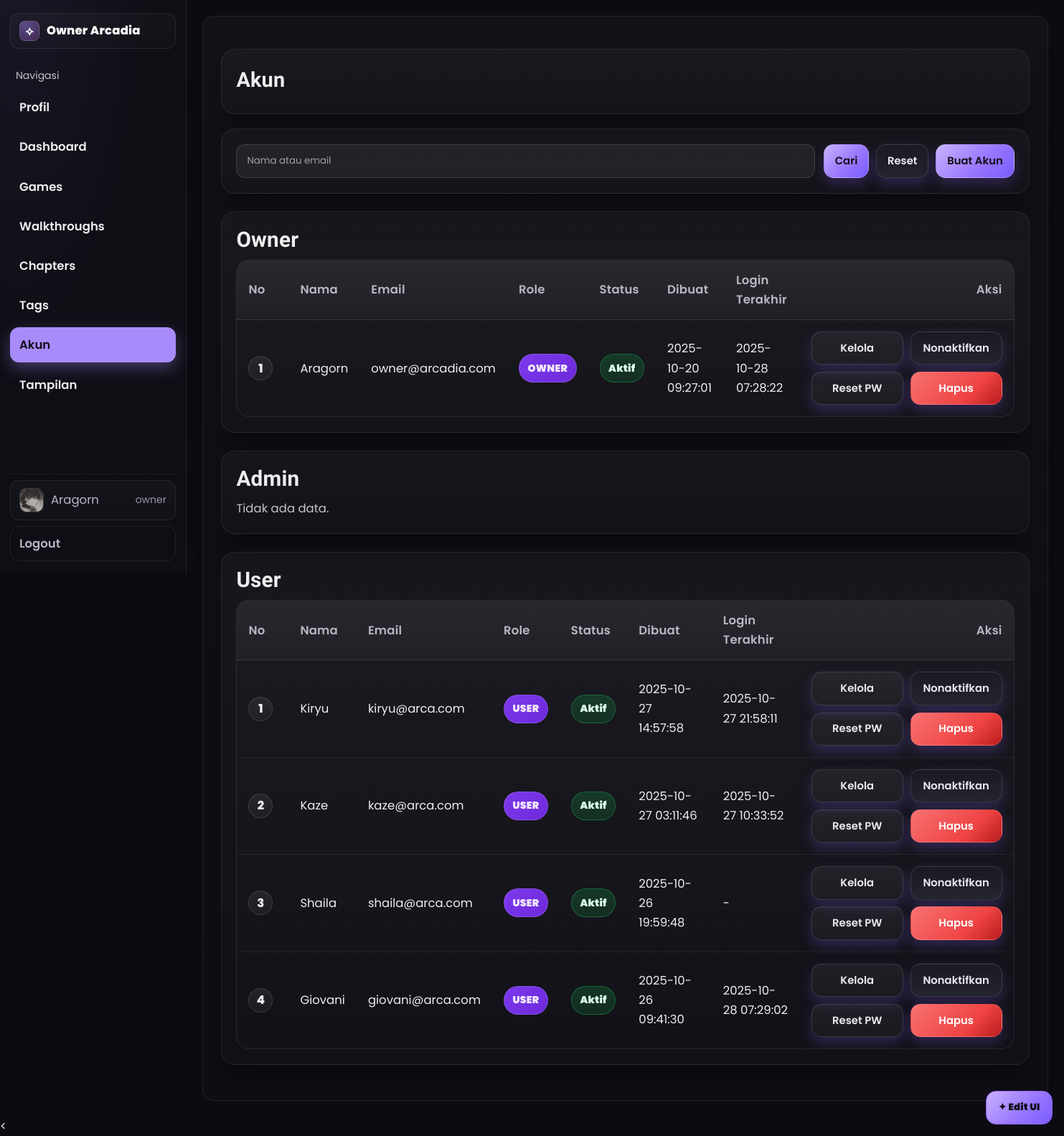
The page /public/admin/users.php (signed in) on the database as committed earlier.
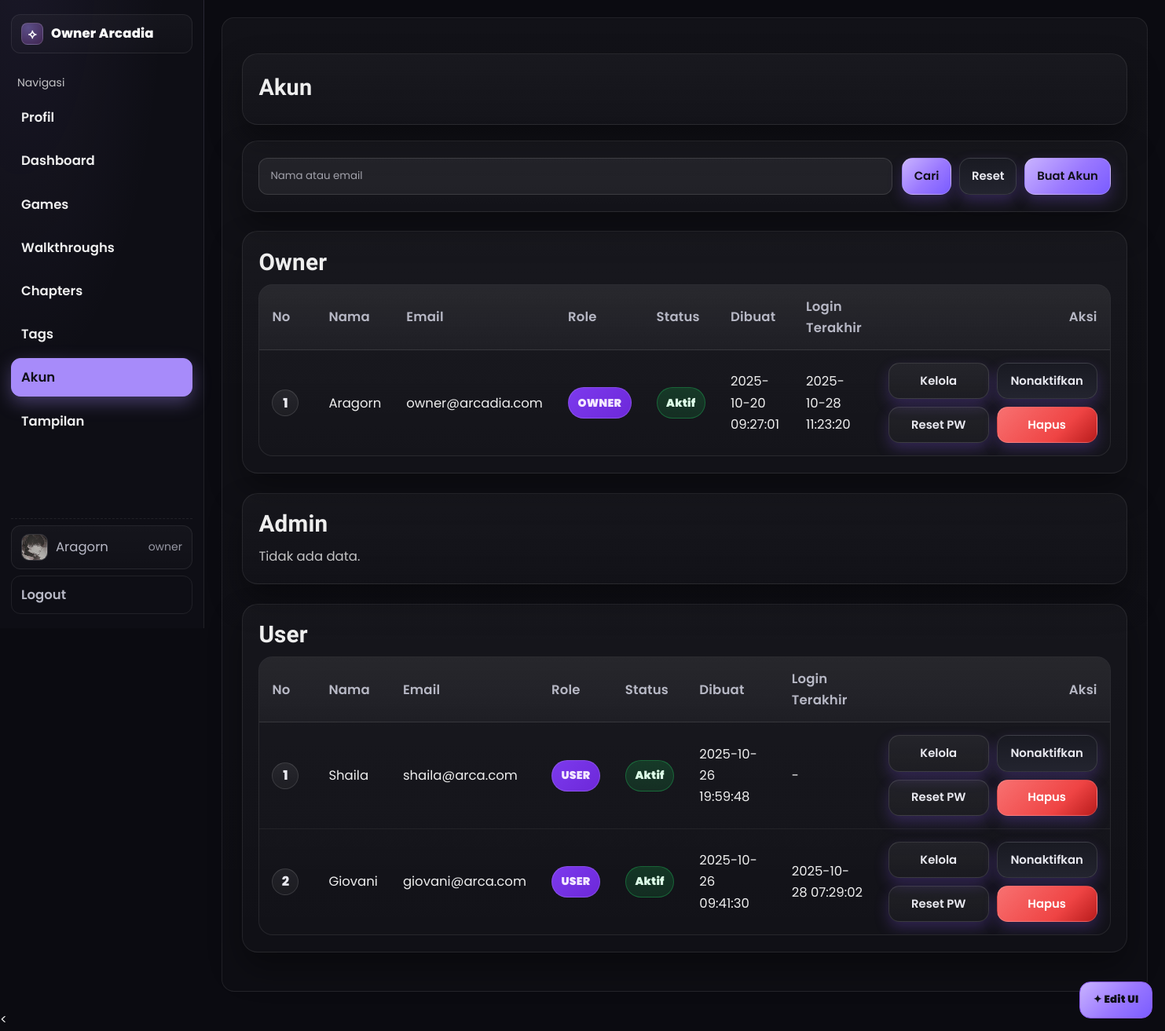
The same page on the database as committed later.
### tables this page shows
CREATE TABLE `users` (
  `id` int(11) NOT NULL,
  `name` varchar(120) NOT NULL,
  `full_name` varchar(100) DEFAULT NULL,
  `username` varchar(50) DEFAULT NULL,
  `email` varchar(150) NOT NULL,
  `password_hash` varchar(255) NOT NULL,
  `role` enum('OWNER','ADMIN','USER') NOT NULL DEFAULT 'USER',
  `avatar_url` varchar(255) DEFAULT NULL,
  `banner_url` varchar(255) DEFAULT NULL,
  `created_at` timestamp NOT NULL DEFAULT current_timestamp(),
  `last_login_at` datetime DEFAULT NULL,
  `bio` text DEFAULT NULL,
  `is_active` tinyint(1) NOT NULL DEFAULT 1,
  `updated_at` timestamp NULL DEFAULT current_timestamp() ON UPDATE current_timestamp()
);

### lib/helpers.php (called while the page is built, shortened)
<?php
function e($s)
{
  return htmlspecialchars((string) $s, ENT_QUOTES, 'UTF-8');
}
?>

### lib/db.php (called while the page is built, shortened)
<?php
function db_all($mysqli, $sql, $params = [], $types = '')
{
  $stmt = $mysqli->prepare($sql);
  if ($params)
    $stmt->bind_param($types ?: str_repeat('s', count($params)), ...$params);
  $stmt->execute();
  $res = $stmt->get_result();
  $rows = $res ? $res->fetch_all(MYSQLI_ASSOC) : [];
  return $rows;
}
?>

### public/admin/users.php (the view, shortened to what the changed rows need)
<?php
require_once __DIR__ . '/../../config.php';
require_once __DIR__ . '/../../lib/helpers.php';
require_once __DIR__ . '/../../lib/db.php';
function users_has_col(string $col): bool {
  global $mysqli;
  $col = mysqli_real_escape_string($mysqli,$col);
  $res = $mysqli->query("SHOW COLUMNS FROM `users` LIKE '{$col}'");
  $ok = (bool)$res->fetch_assoc(); $res->free();
  return $ok;
}
function col_active(){ return users_has_col('is_active')?'is_active':(users_has_col('active')?'active':(users_has_col('status')?'status':null)); }
function col_created(){ foreach(['created_at','created_on','created'] as $c){ if(users_has_col($c)) return $c; } return null; }
function col_lastlogin(){ foreach(['last_login_at','last_login','login_at'] as $c){ if(users_has_col($c)) return $c; } return null; }
$C_ACTIVE = col_active();
$C_CREATED = col_created();
$C_LASTLOG = col_lastlogin();
function badge_role(string $role): string {
  return '<span class="badge badge--role">'.e(strtoupper($role)).'</span>';
}
function badge_status(array $row, ?string $C_ACTIVE): string {
  $on = $C_ACTIVE ? (int)($row[$C_ACTIVE] ?? 1) === 1 : true;
  return '<span class="badge '.($on?'badge--ok':'badge--off').'">'.($on?'Aktif':'Nonaktif').'</span>';
}
function fmt_dt($s): string { return $s ? e(date('Y-m-d H:i:s', strtotime($s))) : '-'; }
$select = ['id','name','email','role'];
if($C_ACTIVE)  $select[]="{$C_ACTIVE} AS active_flag";
if($C_CREATED) $select[]="{$C_CREATED} AS created_at";
if($C_LASTLOG) $select[]="{$C_LASTLOG} AS last_login_at";
$sql="SELECT ".implode(',',$select)." FROM users";
$params=[]; $types=''; $w=[];
$sql.=" ORDER BY role DESC,".($C_CREATED?" created_at DESC,":"")." id DESC";
$rows=db_all($mysqli,$sql,$params,$types);
$groups=['OWNER'=>[],'ADMIN'=>[],'USER'=>[]];
foreach($rows as $r){
  $role=strtoupper($r['role'] ?? 'USER');
  if($C_ACTIVE) $r[$C_ACTIVE]=$r['active_flag'];
  $groups[$role][]=$r;
}
include __DIR__ . '/_header.php';
?>
<div class="card">
  <h1>Akun</h1>
</div>
<?php
function render_group(string $title, array $rows, $C_ACTIVE, $C_CREATED, $C_LASTLOG){
?>
  <div class="section card">
    <h2 style="margin:0 0 10px"><?= e($title) ?></h2>
    <?php if(!$rows): ?>
      <div style="opacity:.8">Tidak ada data.</div>
    <?php else: ?>
      <table class="table">
        <thead>
          <tr>
            <th class="cell-no">No</th>
            <th>Nama</th>
            <th>Email</th>
            <th>Role</th>
            <th>Status</th>
            <th>Dibuat</th>
            <th>Login Terakhir</th>
            <th class="td-actions" style="text-align:right">Aksi</th>
          </tr>
        </thead>
        <tbody>
          <?php $no=1; foreach($rows as $r):
            $id=(int)$r['id']; $on = $C_ACTIVE? (int)($r[$C_ACTIVE] ?? 1)===1 : true; ?>
            <tr>
              <td class="cell-no"><span class="badge-no"><?= $no++ ?></span></td>
              <td><?= e($r['name'] ?? '-') ?></td>
              <td><?= e($r['email'] ?? '-') ?></td>
              <td><?= badge_role($r['role'] ?? 'USER') ?></td>
              <td><?= badge_status($r,$C_ACTIVE) ?></td>
              <td><?= $C_CREATED ? fmt_dt($r['created_at'] ?? null) : '-' ?></td>
              <td><?= $C_LASTLOG ? fmt_dt($r['last_login_at'] ?? null) : '-' ?></td>
              <td class="td-actions">
  <div class="btn-grid">
    <a href="users.php?action=edit&id=<?= $id ?>" class="btn btn--ghost btn--sm">Kelola</a>
    <a href="users.php?action=toggle&id=<?= $id ?>" class="btn btn--muted btn--sm"><?= $on?'Nonaktifkan':'Aktifkan' ?></a>
    <a href="users.php?action=resetpw&id=<?= $id ?>" class="btn btn--ghost btn--sm">Reset PW</a>
    <a href="users.php?action=delete&id=<?= $id ?>" class="btn btn--danger btn--sm" onclick="return confirm('Yakin hapus akun ini?')">Hapus</a>
  </div>
</td>
            </tr>
          <?php endforeach; ?>
        </tbody>
      </table>
    <?php endif; ?>
  </div>
<?php
}
render_group('Owner',$groups['OWNER'],$C_ACTIVE,$C_CREATED,$C_LASTLOG);
include __DIR__ . '/_footer.php';

### public/admin/_header.php (shortened to what the changed rows need)
<?php
require_once __DIR__ . '/../../config.php';
require_once __DIR__ . '/../../lib/helpers.php';
require_once __DIR__ . '/../../lib/db.php';
$me  = $_SESSION['user'] ?? [];
$uid = (int)($me['id'] ?? 0);
if ($uid > 0) {
  $row = db_one($mysqli, "SELECT name, role, avatar_url FROM users WHERE id=?", [$uid], 'i');
  if ($row) {
    $me = $_SESSION['user'];
  }
}
$userName   = e($me['name'] ?? 'Admin');
$userRole   = strtolower((string)($me['role'] ?? 'admin'));
$userAvatar = trim((string)($me['avatar_url'] ?? ''));
?>
<!doctype html>
<html lang="id">
<head>
  <link rel="stylesheet" href="/arcadia/assets/styles.css" />
</head>
<body>
<div class="admin-layout">
  <aside class="sidenav" id="sidenav" data-collapsed="false">
    <div class="nav-foot">
      <a class="user-chip" href="/arcadia/public/admin/profile.php" title="Kelola profil">
        <div class="avatar">
          <?php if ($userAvatar !== ''): ?>
            <img src="<?= e($userAvatar) ?>" alt="Avatar">
          <?php else: ?>
            <?= e(mb_strtoupper(mb_substr($userName,0,1))) ?>
          <?php endif; ?>
        </div>
        <div><?= $userName ?></div>
        <span class="role"><?= e($userRole) ?></span>
      </a>
    </div>
  </aside>
  <div class="admin-main">
    <div class="container">

Rows that differ between the two databases and show on the page:
removed users: name "Kiryu", email "kiryu@arca.com", role "USER", is_active "Aktif", created_at "2025-10-27 14:57:58", last_login_at "2025-10-27 21:58:11"
removed users: name "Kaze", email "kaze@arca.com", role "USER", is_active "Aktif", created_at "2025-10-27 03:11:46", last_login_at "2025-10-27 10:33:52"
changed users "Aragorn": last_login_at "2025-10-28 07:28:22" → "2025-10-28 11:23:20"
